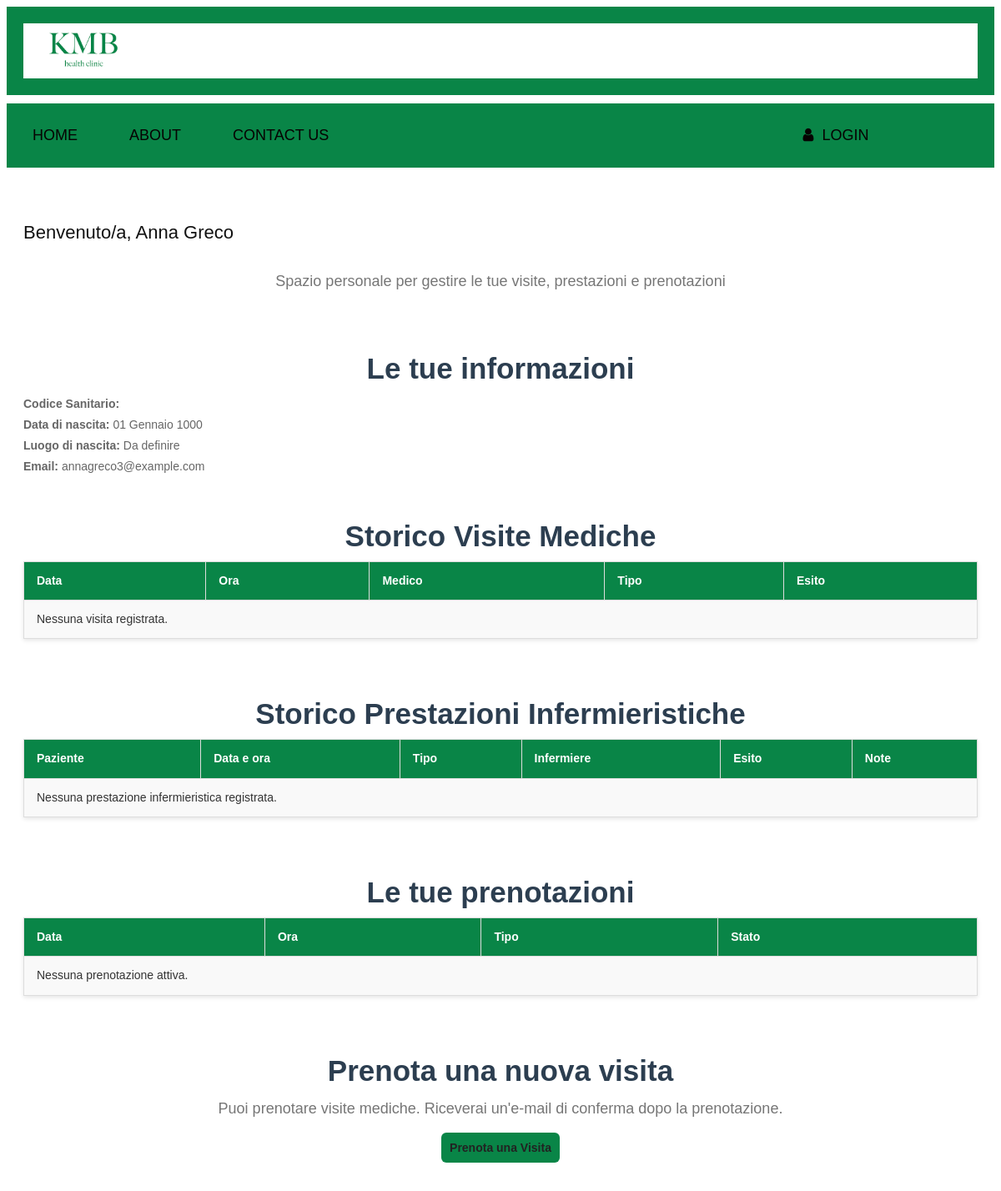
/users/paziente/ (signed in, upper part), run on an earlier commit of the app's database.
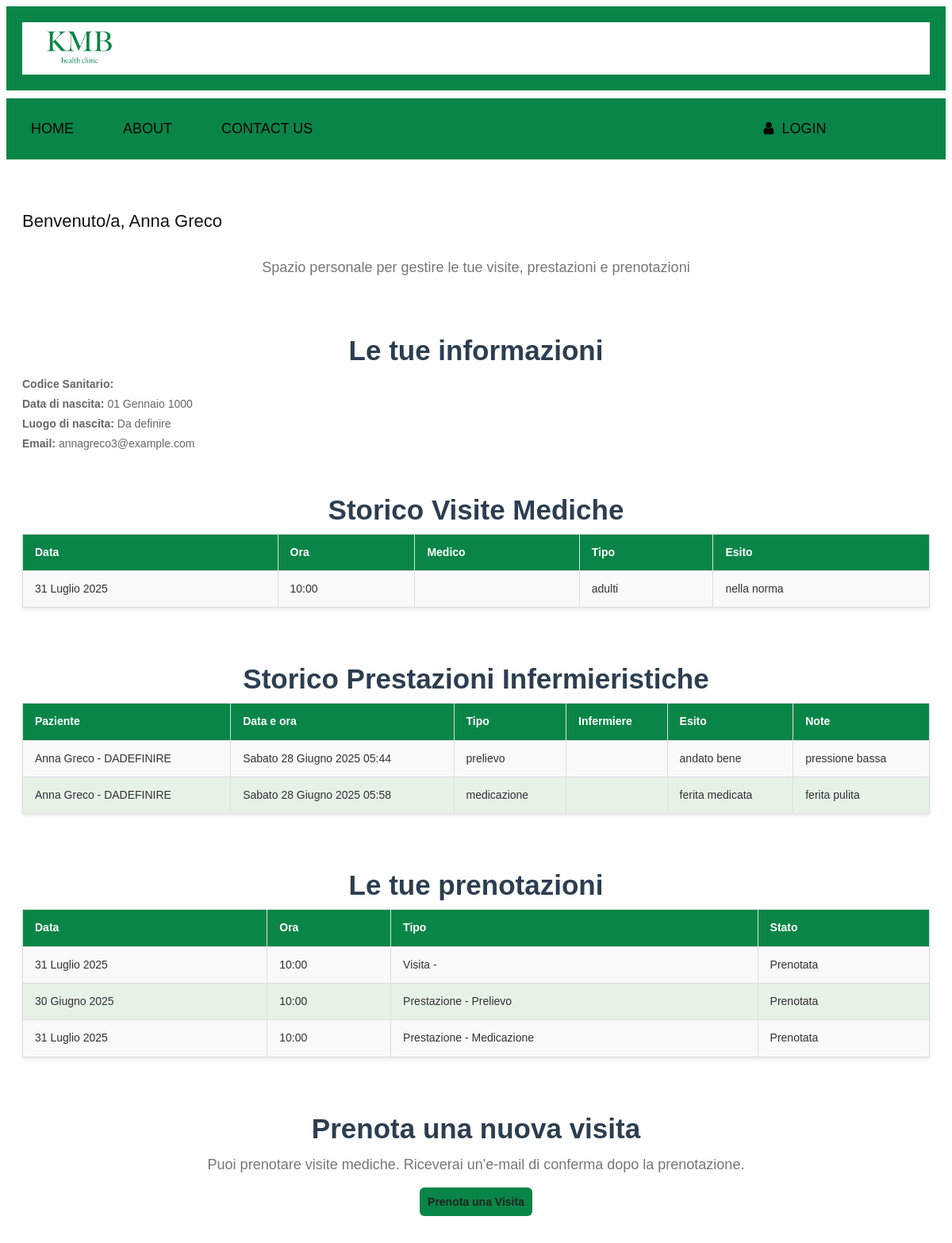
And on a later commit of the database.
### users/models.py (models this page shows, shortened)
class UtenteBase(models.Model):
    user = models.OneToOneField(User, on_delete=models.CASCADE, primary_key=True)  # collegamento all'account Django
    cognome = models.CharField(max_length=50)
    nome = models.CharField(max_length=50)
    codice_fiscale = models.CharField(max_length=16)
    class Meta:
        abstract = True  # questo rende la classe astratta

class Paziente(UtenteBase):
    data_nascita = models.DateField()
    luogo_nascita = models.CharField(max_length=100)
    email = models.EmailField(default="insericiEmail@example.com")  # obbligatorio
    medico_curante = models.ForeignKey("Medico", on_delete=models.SET_NULL, null=True, related_name="medico_pazienti_curante")
    referente_adulto = models.CharField(max_length=100, blank=True, null=True, help_text="Nome e cognome del referente adulto per i minori di 14 anni")
    def __str__(self):
        return f"{self.nome} {self.cognome} - {self.codice_fiscale}"
    class Meta:
        verbose_name = "paziente"
        verbose_name_plural = "pazienti"

### visita/models.py (models this page shows, shortened)
class Visita(models.Model):
    id = models.BigAutoField(primary_key=True)
    prenotazione = models.OneToOneField(PrenotazioneVisita, on_delete=models.CASCADE)
    ambulatorio = models.ForeignKey("ambulatorio.Ambulatorio", on_delete=models.SET_NULL, null=True)
    esito = models.TextField(blank=True, null=True)
    class Meta:
        verbose_name = "visita"
        verbose_name_plural = "visite"

class PrenotazioneVisita(models.Model):
    TIPO = [
        ('adulti', 'Per adulti'),
        ('pediatrica', 'Pediatrica'),
    ]
    REGIME = [
        ('ordinaria', 'Ordinaria'),
        ('urgente', 'Urgente'),
    ]
    id = models.BigAutoField(primary_key=True)
    paziente = models.ForeignKey("users.Paziente", on_delete=models.CASCADE)
    medico = models.ForeignKey("users.Medico", on_delete=models.CASCADE)
    data = models.DateField()
    ora = models.TimeField()
    tipo = models.CharField(max_length=20, choices=TIPO)
    regime = models.CharField(max_length=20, choices=REGIME)
    class Meta:
        ordering = ['data', 'ora']  # Ordinamento per data e orario
        verbose_name = "Prenotazione visita"
        verbose_name_plural = "Prenotazioni visite"

### prestazione/models.py (models this page shows, shortened)
class Prestazione(models.Model):
    id = models.BigAutoField(primary_key=True)
    tipo = models.CharField(max_length=20, choices=TipoPrestazione.choices)
    paziente = models.ForeignKey('users.Paziente', on_delete=models.CASCADE, related_name="prestazioni")  # relazione con il modello in app users
    ambulatorio = models.ForeignKey('ambulatorio.Ambulatorio', on_delete=models.SET_NULL, null=True)  # relazione con il modello ambulatorio
    infermiere = models.ForeignKey('users.Infermiere', on_delete=models.SET_NULL, null=True, related_name="prestazioni_infermiere") # relazione con il modello in app users
    prenotazione = models.OneToOneField('PrenotazionePrestazione', on_delete=models.CASCADE, null=True, blank=True)
    data = models.DateTimeField(default=timezone.now)  # Data e ora della prestazione, con valore predefinito alla creazione
    esito = models.TextField(blank=True, null=True)
    note = models.TextField(blank=True, null=True)
    class Meta:
        verbose_name = "prestazione"
        verbose_name_plural = "prestazioni"
        ordering = ['data']  # Ordinamento per data della prestazione

class PrenotazionePrestazione(models.Model):
    id = models.BigAutoField(primary_key=True)
    paziente = models.ForeignKey('users.Paziente', on_delete=models.CASCADE)
    tipo = models.CharField(max_length=20, choices=TipoPrestazione.choices)
    data = models.DateField()
    orario = models.TimeField()
    class Meta:
        verbose_name = "prenotazione prestazione"
        verbose_name_plural = "prenotazioni prestazioni"
        ordering = ['data', 'orario']

### users/views.py (the view)
# urls.py: path('paziente/', pagina_paziente, name='pagina_paziente'),
@login_required
def pagina_paziente(request):
    paziente = get_object_or_404(Paziente, user=request.user)
    visite = Visita.objects.filter(prenotazione__paziente=paziente)
    prenotazioni_visite = Prenotazione.objects.filter(paziente=paziente)
    prenotazioni_prestazioni = PrenotazionePrestazione.objects.filter(paziente=paziente)
    prestazioni = Prestazione.objects.filter(paziente=paziente)
    prenotazioni = []
    for p in prenotazioni_visite:
        prenotazioni.append({
            "data": p.data,
            "ora": p.ora,
            "tipo": f"Visita - {p.medico.nome} {p.medico.cognome}",
            "stato": "Prenotata"
        })
    for p in prenotazioni_prestazioni:
        prenotazioni.append({
            "data": p.data,
            "ora": p.orario,
            "tipo": f"Prestazione - {p.get_tipo_display() or '-'}",
            "stato": "Prenotata"
        })
    return render(request, 'users/paziente.html', {
        'paziente': paziente,
        'visite': visite,
        'prenotazioni': prenotazioni,
        'prestazioni': prestazioni
    })

### users/templates/users/paziente.html (shortened to what this page needs)
{% extends 'base.html' %}
{% load static %}
{% block content %}
<div class="white_container">
    <h2 style="text-align:left">Benvenuto/a, {{ paziente.nome }} {{ paziente.cognome }}</h2>
    <p class="lead">Spazio personale per gestire le tue visite, prestazioni e prenotazioni</p>
    <h3 class="treatment_taital">Le tue informazioni</h3>
    <ul style="text-align:left">
        <li><strong>Codice Sanitario:</strong> {{ paziente.codice_sanitario }}</li>
        <li><strong>Data di nascita:</strong> {{ paziente.data_nascita }}</li>
        <li><strong>Luogo di nascita:</strong> {{ paziente.luogo_nascita }}</li>
        <li><strong>Email:</strong> {{ paziente.email }}</li>
    </ul>
    <h3 class="treatment_taital">Storico Visite Mediche</h3>
    <table class="table table-striped table-bordered custom_table_style">
        <thead>
            <tr>
                <th>Data</th>
                <th>Ora</th>
                <th>Medico</th>
                <th>Tipo</th>
                <th>Esito</th>
            </tr>
        </thead>
        <tbody>
            {% for visita in visite %}
                <tr>
                    <td>{{ visita.prenotazione.data }}</td>
                    <td>{{ visita.prenotazione.ora }}</td>
                    <td>{{ visita.prenotazione.medico.nome }} {{ visita.prenotazione.medico.cognome }}</td>
                    <td>{{ visita.prenotazione.tipo }}</td>
                    <td>
                        {% if visita.esito %}
                            {{ visita.esito }}
                        {% else %}
                            <em>In attesa di esito</em>
                        {% endif %}
                    </td>
                </tr>
            {% empty %}
                <tr>
                    <td colspan="5">Nessuna visita registrata.</td>
                </tr>
            {% endfor %}
        </tbody>
    </table>
    <h3 class="treatment_taital">Storico Prestazioni Infermieristiche</h3>
    <table class="table table-striped table-bordered custom_table_style">
        <thead>
            <tr>
                <th>Paziente</th>
                <th>Data e ora</th>
                <th>Tipo</th>
                <th>Infermiere</th>
                <th>Esito</th>
                <th>Note</th>
            </tr>
        </thead>
        <tbody>
            {% for prestazione in prestazioni %}
                <tr>
                    <td>{{ prestazione.paziente }}</td>
                    <td>{{ prestazione.data }}</td>
                    <td>{{ prestazione.tipo }}</td>
                    <td>{{ prestazione.infermiere.nome }} {{ prestazione.infermiere.cognome }}</td>
                    <td>{{ prestazione.esito }}</td>
                    <td>{{ prestazione.note }}</td>
                </tr>
            {% empty %}
                <tr>
                    <td colspan="6">Nessuna prestazione infermieristica registrata.</td>
                </tr>
            {% endfor %}
        </tbody>
    </table>
    <h3 class="treatment_taital">Le tue prenotazioni</h3>
    <table class="table table-striped table-bordered custom_table_style">
        <thead>
            <tr>
                <th>Data</th>
                <th>Ora</th>
                <th>Tipo</th>
                <th>Stato</th>
            </tr>
        </thead>
        <tbody>
            {% for prenotazione in prenotazioni %}
                <tr>
                    <td>{{ prenotazione.data }}</td>
                    <td>{{ prenotazione.ora }}</td>
                    <td>{{ prenotazione.tipo }}</td>
                    <td>{{ prenotazione.stato }}</td>
                </tr>
            {% empty %}
                <tr>
                    <td colspan="4">Nessuna prenotazione attiva.</td>
                </tr>
            {% endfor %}
        </tbody>
    </table>
    <h3 class="treatment_taital">Prenota una nuova visita</h3>
    <p class="lead">Puoi prenotare visite mediche. Riceverai un'e-mail di conferma dopo la prenotazione.</p>
    <a href="{% url 'prenota_visita' %}" class="btn btn-primary" style="margin-top:20px">Prenota una Visita</a>
    <h3 class="treatment_taital">Richiedi una prestazione infermieristica</h3>
    <p class="lead">Puoi richiedere prelievi, medicazioni o altre prestazioni infermieristiche.</p>
</div>
{% endblock %}

### templates/base.html (shortened to what this page needs)
{% load static %}
<!DOCTYPE html>
<html lang="en">
<head>
    <link href="{% static 'css/styles.css' %}" rel="stylesheet">
    <link href="{% static 'css/bootstrap.min.css' %}" rel="stylesheet">
    <link rel="stylesheet" href="https://cdnjs.cloudflare.com/ajax/libs/font-awesome/4.7.0/css/font-awesome.min.css">
</head>
<body>
    {% include 'header.html' %}
    <main id="content">
        {% block content %}
        {% endblock %}
    </main>
</body>
</html>

### templates/header.html
{% load static %}
<header>
    <div class="header_section" style="padding-top: 0px; padding-bottom: 10px;">
        <div class="container">
            <div class="custom_bg" style="background-color: white; padding-top: 10px; padding-bottom: 5px;">
                <li class="navbar-brand" style="text-align: left; width: 10%; padding-left: 30px;">
                    <a href="{% url 'home' %}">
                        <img src="{% static 'images/logo2verde.png' %}">
                    </a>
                </li>
            </div>
        </div>
    </div>
    <div class="custom_bg">
        <div class="custom_menu" style="background-color: #098547;">
            <nav>
                    <li class="active">
                        <a href="{% url 'home' %}">Home</a>
                        <a href="{% url 'about' %}">About</a>
                        <a href="{% url 'contact' %}">Contact Us</a>
                    </li>
            </nav>
        </div>
        <div class="custom_menu" style="background-color: #098547; width: 22%">
            <div class="search_btn">
                <li>
                    <a href="{% url 'login' %}"><i class="fa fa-user" aria-hidden="true"></i><span class="signup_text">Login</span></a>
                </li>
            </div>
        </div>
    </div>
    <div style="background-color: white; height: 5px; width: 100%; margin-bottom: 5px;"></div>
</header>

### static/css/styles.css (style rules this page uses)
* { box-sizing: border-box !important; transition: ease all 0.5s; }
html { scroll-behavior: smooth; overflow-x: hidden; }
body { color: #666666; font-size: 14px; font-family: 'Poppins', sans-serif; line-height: 1.80857; font-weight: normal; overflow-x: hidden; }
a { color: #1f1f1f; text-decoration: none !important; outline: none !important; -webkit-transition: all .3s ease-in-out; -moz-transition: all .3s ease-in-out; -ms-transition: all .3s ease-in-out; -o-transition: all .3s ease-in-out; transition: all .3s ease-in-out; }
h1, h2, h3, h4, h5, h6 { letter-spacing: 0; font-weight: normal; position: relative; padding: 0 0 10px 0; font-weight: normal; line-height: normal; color: #111111; margin: 0 }
h2 { font-size: 22px }
h3 { font-size: 18px }
*, *::after, *::before { -webkit-box-sizing: border-box; -moz-box-sizing: border-box; box-sizing: border-box; }
ul, li, ol { margin: 0px; padding: 0px; list-style: none; }
p { color: #f9f9f9; margin: 20px; font-weight: 300; font-size: 15px; line-height: 24px; }
a { color: #222222; text-decoration: none; outline: none !important; }
a, .btn { text-decoration: none !important; outline: none !important; -webkit-transition: all .3s ease-in-out; -moz-transition: all .3s ease-in-out; -ms-transition: all .3s ease-in-out; -o-transition: all .3s ease-in-out; transition: all .3s ease-in-out; }
img { max-width: 100%; height: auto; }
.lead { font-size: 18px; line-height: 30px; color: #767676; }
.header_section { width: 100%; float: left; height: auto; background-size: 100%; background-repeat: no-repeat; padding-top: 30px; }
.navbar-brand { margin: 0px; width: 100%; text-align: center; }
.custom_bg { width: 100%; margin: 0 auto; display: flex; }
.custom_menu { width: 78%; float: left; padding: 15px 0px 15px 0px; }
.custom_menu li a { float: left; font-size: 18px; color: #060202; padding: 7px 24px 7px 24px; text-transform: uppercase; margin: 0px 7px; border-radius: 5px; }
.signup_text { padding-left: 10px; }
.treatment_taital { width: 100%; float: left; font-size: 35px; color: #2c3e50; text-align: center; padding-top: 50px; font-weight: bold; }
.container { background-color:#098547; padding: 20px; text-align: center; }
.white_container { background-color:white; padding: 20px; text-align: center; clear: both; margin-top: 40px; }
.btn-primary { width: 10%; padding: 10px; font-weight: 600; border-radius: 6px; background-color: #098547; border-color: #098547; transition: background-color 0.3s ease, transform 0.2s ease; }
.custom_table_style { width: 100%; border-collapse: collapse; margin-bottom: 20px; font-size: 14px; color: #333333; background-color: #f9f9f9; box-shadow: 0 2px 5px rgba(0,0,0,0.1); }
.custom_table_style th, .custom_table_style td { border: 1px solid #ddd; padding: 10px 15px; text-align: left; }
.custom_table_style th { background-color: #098547; color: white; font-weight: 600; }
.custom_table_style tr:nth-child(even) { background-color: #e6f2e6; }

What changed in the data, as far as the page shows it:
added Visita: prenotazione.data "31 Luglio 2025", prenotazione.ora "10:00", prenotazione.tipo "adulti", esito "nella norma"
added Prestazione: paziente "Anna Greco - DADEFINIRE", data "Sabato 28 Giugno 2025 05:44", tipo "prelievo", esito "andato bene", note "pressione bassa"
added Prestazione: paziente "Anna Greco - DADEFINIRE", data "Sabato 28 Giugno 2025 05:58", tipo "medicazione", esito "ferita medicata", note "ferita pulita"
added PrenotazioneVisita: data "31 Luglio 2025", ora "10:00"
added PrenotazionePrestazione: data "30 Giugno 2025", ora "10:00"
added PrenotazionePrestazione: data "31 Luglio 2025", ora "10:00"
Also different on the page:
new list line: "Visita - Prenotata"
new list line: "Prestazione - Prelievo Prenotata"
new list line: "Prestazione - Medicazione Prenotata"
text no longer shown: "Nessuna visita registrata. Nessuna prestazione infermieristica registrata. Nessuna prenotazione attiva."
